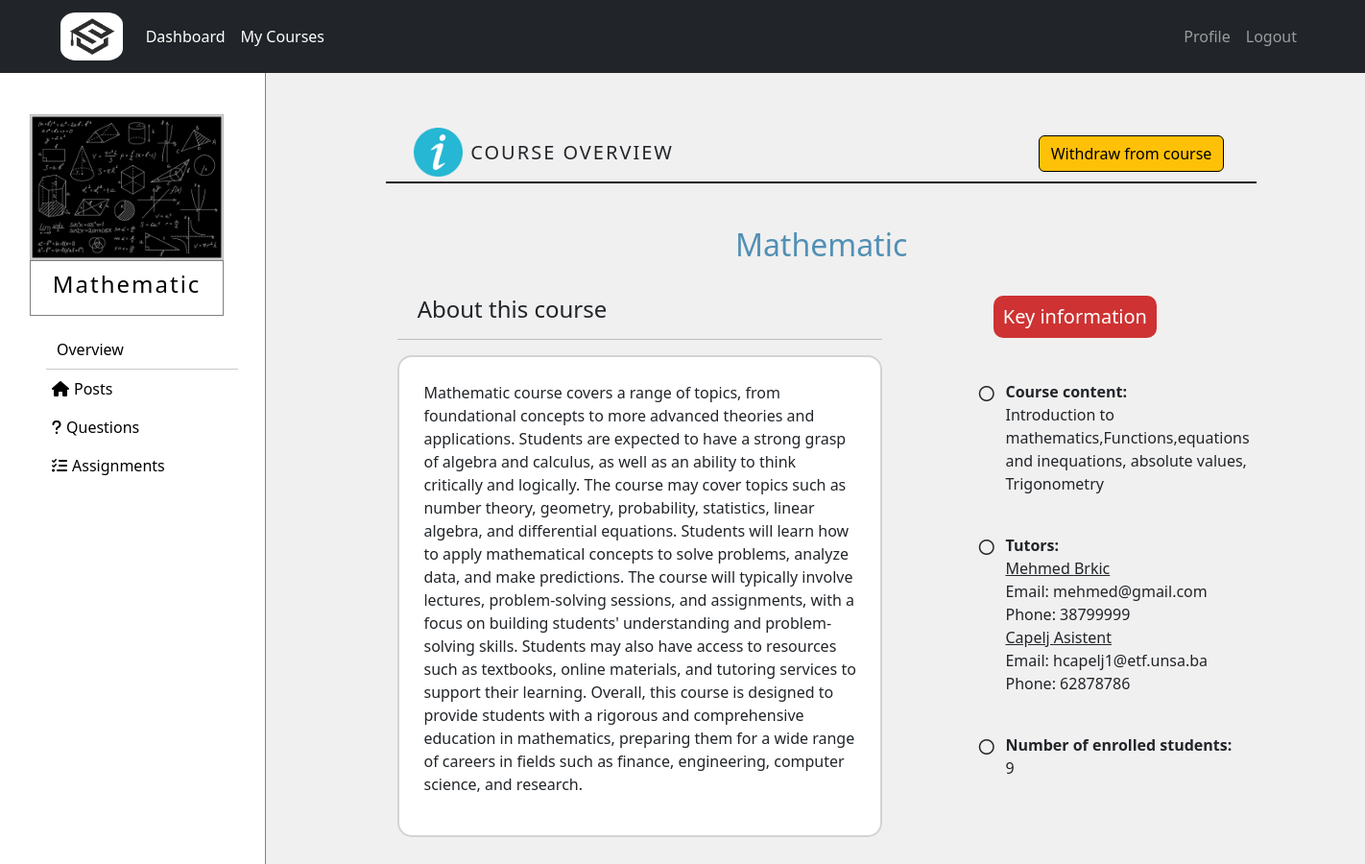
The page /courses/course/10/overview (signed in) on the database its author committed.
### courses/models.py (models this page shows, shortened)
class Course(models.Model):
    name = models.CharField(max_length=50)
    summary = models.CharField(max_length=500)
    image = models.ImageField(upload_to="courses_images",default="courses_images/default.jpg",blank=True)
    overview = models.TextField(null=True,blank=True)
    max_students = models.IntegerField(default=100)
    student_number = models.IntegerField(default=0)

class Tutor(models.Model):
    user = models.OneToOneField(NewUser,on_delete=models.CASCADE,primary_key=True,related_name='Tutor')
    phone = models.IntegerField()
    course = models.ManyToManyField(Course,through="TutorCourse")

class NewUser(AbstractUser):
    is_student = models.BooleanField(default=False)
    is_tutor = models.BooleanField(default=False)

### courses/views.py (the view, shortened to what this page needs)
# urls.py: path('course/<int:course_id>/overview',views.overview,name='overview'),
@login_required
def overview(request,course_id):
   if is_enrolled(request.user, course_id) is False:
      return HttpResponse('<html><body><h2 style="font-weight: lighter">Your do not have access to view this page!</h2><body></html>')
   course = get_object_or_404(Course,pk=course_id)
   tutors = Tutor.objects.filter(course=course)
   return render(request,'courses/overview.html',{'course':course,'tutors':tutors})

### courses/views.py (called while the page is built)
def is_enrolled(user, course_id):
   course = get_object_or_404(Course,pk=course_id)
   if user.is_tutor:
      tutor_courses = TutorCourse.objects.filter(course=course,tutor=user.Tutor)
      return tutor_courses.exists()
   else:
      student_courses = StudentCourse.objects.filter(course=course,student=user.Student)
      return student_courses.exists()

### templates/courses/overview.html (shortened to what this page needs)
{% extends 'courses/course.html' %}
{% block courseContent %}
{% load static %}
<div style="margin-left: auto; margin-right: auto; width:75%; margin-top: 5%; position: relative; margin-bottom: 5px;">
    <img class="col-sm-4 col-md-4 col-lg-4" src="{% static 'img/information.png' %}"
         style="width:6%;" title="info">
    <div class="col-sm-6 col-md-6 col-lg-6" style="display: inline-block; position:absolute; bottom: 5px;">
      <h5 style="margin-left: 2%; letter-spacing: 2px;">COURSE OVERVIEW</h5>
    </div>
    {% if user.is_student %}
        <form action="{% url 'overview' course_id=course.pk %}" method="POST">
            <button class="col-sm-2 col-md-2 col-lg-2 btn btn-warning"
                    style="position: absolute; right: 5px; bottom: 5px; border: 1px solid black; width: fit-content;"
                    name="withdraw_button" value="{{user.pk}}" type="submit">Withdraw from course</button>
        </form>
    {% endif %}
</div>
  <hr style="width: 80%; margin-left: auto; margin-right: auto; background-color: black;
             opacity: 1; margin-top: 0; margin-bottom: 4%; height: 2px;">
    {% if course %}
    <h2 style="color: rgb(81 144 181); display: flex; justify-content: center;">{{course.name}}</h2>
    <div class="container" style="width: 80%; margin-top: 3%;">
        <div class="row">
            <div class="col-7">
                <h4 style="margin-left: 4%;">About this course</h4>
                <hr>
                <div style="background-color: white; border-radius: 15px; padding: 25px; border: 2px solid lightgray;">
                    <p>{{course.overview}}</p>
                </div>
            </div>
            <div class="col-5" style="height: 200px;">
                <div style="display: flex; justify-content: center;">
                    <h5 style="background-color: rgb(206 50 50); color: white; padding: 10px;
                               border-radius: 10px;">Key information</h5>
                </div>
                <div style="display: flex; justify-content: center;">
                    <div style="margin-left: 20%; margin-top: 10%;">
                        <div style="display: flex; flex-direction: row;">
                            <i class="fa-regular fa-circle" style="display: inline; margin-right: 2%; padding: 6px;"></i>
                            <p style="display: inline; font-weight:300;">
                                <span style="font-weight: bold;">Course content:</span>
                                <br>
                                {{course.summary}}</p>
                        </div>
                        <br>
                        {% if tutors %}
                        <div style="display: flex; flex-direction: row;">
                            <i class="fa-regular fa-circle" style="display: inline; margin-right: 2%; padding: 6px;"></i>
                            <p style="display: inline; font-weight:300;">
                                <span style="font-weight: bold;">Tutors: </span>
                                {% if tutors %}
                                    {% for tutor in tutors %}
                                        <span style="text-decoration: underline;">{{tutor.user.first_name}} {{tutor.user.last_name}}<br>
                                        </span>
                                        Email: {{tutor.user.email}} <span><br></span>
                                        Phone: {{tutor.phone}}
                                    {% endfor %}
                                {% endif %}
                            </p>
                            <br>
                        </div>
                        {% endif %}
                        <br>
                        <div style="display: flex; flex-direction: row;">
                            <i class="fa-regular fa-circle" style="display: inline; margin-right: 2%; padding: 6px;"></i>
                            <p style="display: inline; font-weight:300;">
                                <span style="font-weight: bold;">Number of enrolled students:</span>
                                <br>
                                {{course.student_number}}</p>
                        </div>
                    </div>
                </div>
            </div>
        </div>
    </div>
    {% endif %}
    <div style="height: 150px;"></div>
{% endblock %}

### templates/courses/course.html (shortened to what this page needs)
{% extends 'courses/dashboard.html' %}
{% block content_courses %}
{% load static %}
{% if course %}
<div class="row no-gutters">
  <div class="col-2 no-gutters" style="width: 20%; height: 100vh; background-color: white; padding: 0; border-right: 1px solid gray;">
    <div class="card" style="width: 70%; margin-top: 15%;
                             margin-left: auto; margin-right: auto; border: none;">
      <img src="{{course.image.url}}" class="card-img-top" style="border-radius: 0%;" alt="Cover">
        <div class="card-body" style="border: 1px solid gray; padding: 10px 0px 10px 0px;">
          <h4 class="card-title courseDetails"
              style="text-align: center; color: black; letter-spacing: 2px; font-weight: lighter;">{{course.name}}</h4>
        </div>
    </div>
    <div class="nav flex-column" style="margin-top: 5%; width: 100%;">
      <a class="nav-link hoverMeni" href="{% url 'overview' course_id=course.pk %}" style="color: black;">
        Overview
      </a>
      <hr style="width: 200px; margin-left: 60px; margin-right: auto; margin-top: 0px; margin-bottom: 0px;">
      {% if user.is_student %}
      <a class="nav-link hoverMeni" href="{% url 'course' course_id=course.pk %}" style="color: black;">
        <i class="fa-solid fa-house" style="margin-right: 5px; margin-left: 50px;"></i>Posts
      </a>
      {% else %}
      <a class="nav-link hoverMeni" href="{% url 'tutor_course' course_id=course.pk %}" style="color: black;">
        <i class="fa-solid fa-house" style="margin-right: 5px; margin-left: 50px;"></i>Posts
      </a>
      {% endif %}
      <a class="nav-link hoverMeni" href="{% url 'view_questions_tutor' course_id=course.pk %}" style="color: black;">
        <i class="fa-solid fa-question" style="margin-right: 5px; margin-left: 50px;"></i>Questions
      </a>
      <a class="nav-link hoverMeni" href="{% url 'assignment_overview' course_id=course.pk %}" style="color: black;">
        <i class="fa-solid fa-list-check" style="margin-right: 5px; margin-left: 50px;"></i>Assignments
      </a>
    </div>
  </div>
  <div class="col-10 no-gutters" style="width: 80%; height: 100vh; overflow: scroll;">
    {% block courseContent%}{% endblock %}
  </div>
</div>
{% endif %}
{% endblock %}

### static/css/style.css (style rules this page uses)
html { scroll-behavior: smooth; }
*, *:before, *:after { box-sizing: border-box; }
body { margin: 0; padding: 0; min-width: 1400px; }

### static/css/login.css (style rules this page uses)
.courseDetails { opacity: 0.99; color: white; }

### templates/courses/course.html (style rules this page uses)
body { overflow-x: hidden; overflow-y: hidden; }

### rows shown on the page
Course: image (picture), name "Mathematic", overview "Mathematic course covers a range of topics, from foundational concepts to more advanced theories and applications. Students are expected to have a strong grasp of algebra and calculus, as well as an ability to think critically and logically. The course may cover topics such as number theory, geometry, probability, statistics, linear algebra, and differential equations. Students will learn how to apply mathematical concepts to solve problems, analyze data, and make predictions. The course will typically involve lectures, problem-solving sessions, and assignments, with a focus on building students' understanding and problem-solving skills. Students may also have access to resources such as…", summary "Introduction to mathematics,Functions,equations and inequations, absolute values, Trigonometry", student_number "9"
Tutor: user.first_name "Mehmed", user.last_name "Brkic", user.email "mehmed@gmail.com", phone "38799999"
Tutor: user.first_name "Capelj", user.last_name "Asistent", user.email "hcapelj1@etf.unsa.ba", phone "62878786"
